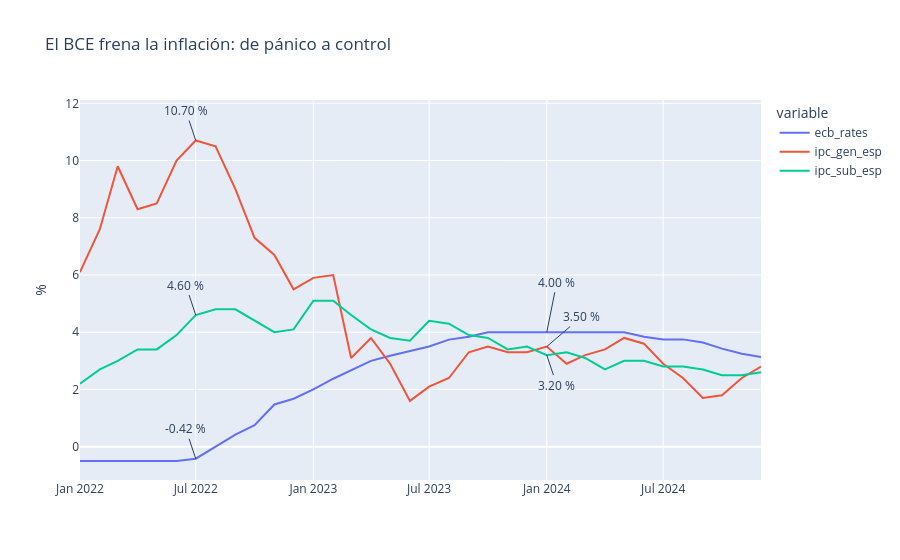

Notebook cell for this chart:
### Markdown cell above
### Efecto sobre la inflación
El objetivo declarado del BCE era reducir la inflación hasta su objetivo del 2%. La inflación general, fuertemente influida por los precios energéticos, y la inflación subyacente, que excluye energía y alimentos no elaborados, siguieron trayectorias distintas durante el ciclo de subidas.

### Code cell
fig = px.line(df.loc[inicio:fin], y=['ecb_rates', 'ipc_gen_esp', 'ipc_sub_esp'],
        labels={"value": "%", "TIME_PERIOD": ""}, title='El BCE frena la inflación: de pánico a control')

fig.add_annotation(x='2022-07-01', y=df.loc['2022-07-01', 'ecb_rates'], text=f"{df.loc['2022-07-01', 'ecb_rates']:.2f} %")
fig.add_annotation(x='2022-07-01', y=df.loc['2022-07-01', 'ipc_gen_esp'], text=f"{df.loc['2022-07-01', 'ipc_gen_esp']:.2f} %")
fig.add_annotation(x='2022-07-01', y=df.loc['2022-07-01', 'ipc_sub_esp'], text=f"{df.loc['2022-07-01', 'ipc_sub_esp']:.2f} %")

fig.add_annotation(x='2024-01-01', y=df.loc['2024-01-01', 'ecb_rates'], text=f"{df.loc['2024-01-01', 'ecb_rates']:.2f} %", ay=-50, ax=10)
fig.add_annotation(x='2024-01-01', y=df.loc['2024-01-01', 'ipc_gen_esp'], text=f"{df.loc['2024-01-01', 'ipc_gen_esp']:.2f} %", ax=35)
fig.add_annotation(x='2024-01-01', y=df.loc['2024-01-01', 'ipc_sub_esp'], text=f"{df.loc['2024-01-01', 'ipc_sub_esp']:.2f} %", ay=30, ax=10)

fig.show()
